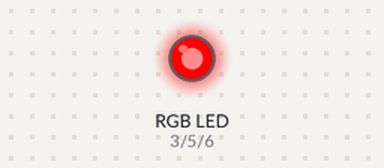
Bench run of a sketch on a simulated Arduino Uno, built with avr-gcc and run on an emulated ATmega328P. Parts: an RGB LED mixed from three pins (HIGH = lit). Dim RGB values are drawn brighter than linear.

Above: at 0.05 s.
At 1.85 s:
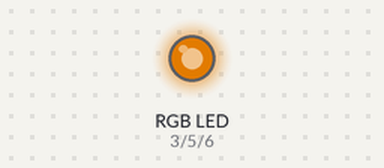
At 3.65 s:
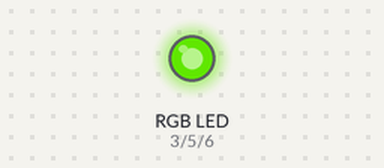
At 7.25 s:
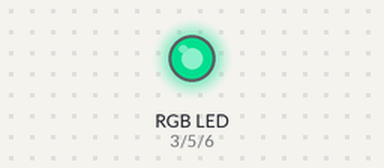
At 10.85 s:
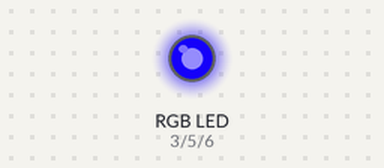
At 14.55 s:
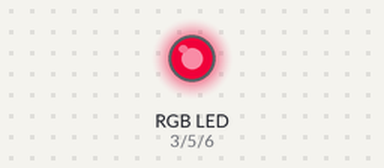
Timing chart, 0 to 20.3 s (numbered marks = the images above):
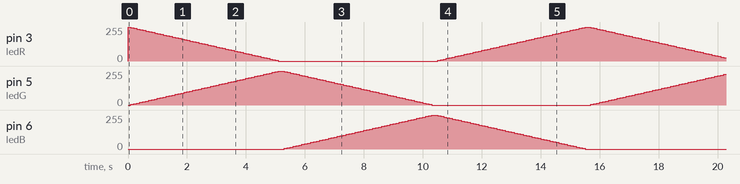

The sketch:

LED_RGB_Fading.ino
```cpp
int ledR = 3;    // LED connected to digital pin 3
int ledG = 5;
int ledB = 6;

int delayVal = 100;

void setup() {
  pinMode(ledR, OUTPUT);
  pinMode(ledG, OUTPUT);
  pinMode(ledB, OUTPUT);
}

void loop() {

  // fade from red to green, in 5 point increments
  for (int fadeValue = 0 ; fadeValue <= 255; fadeValue += 5) {
    // sets the value (range from 0 to 255):
    analogWrite(ledR, 255-fadeValue);
    analogWrite(ledG, fadeValue);
    analogWrite(ledB, 0);
    //analogWrite(ledPinB, fadeValue);
    // wait for 30 milliseconds to see the dimming effect
    delay(delayVal);
  }

  // fade from green to blue, in 5 point increments
  for (int fadeValue = 0 ; fadeValue <= 255; fadeValue += 5) {
    // sets the value (range from 0 to 255):
    analogWrite(ledR, 0);
    analogWrite(ledG, 255-fadeValue);
    analogWrite(ledB, fadeValue);
    // wait for 30 milliseconds to see the dimming effect
    delay(delayVal);
  }

  // fade from blue to red, in 5 point increments
  for (int fadeValue = 0 ; fadeValue <= 255; fadeValue += 5) {
    // sets the value (range from 0 to 255):
    analogWrite(ledR, fadeValue);
    analogWrite(ledG, 0);
    analogWrite(ledB, 255-fadeValue);
    // wait for 30 milliseconds to see the dimming effect
    delay(delayVal);
  }
}
```
